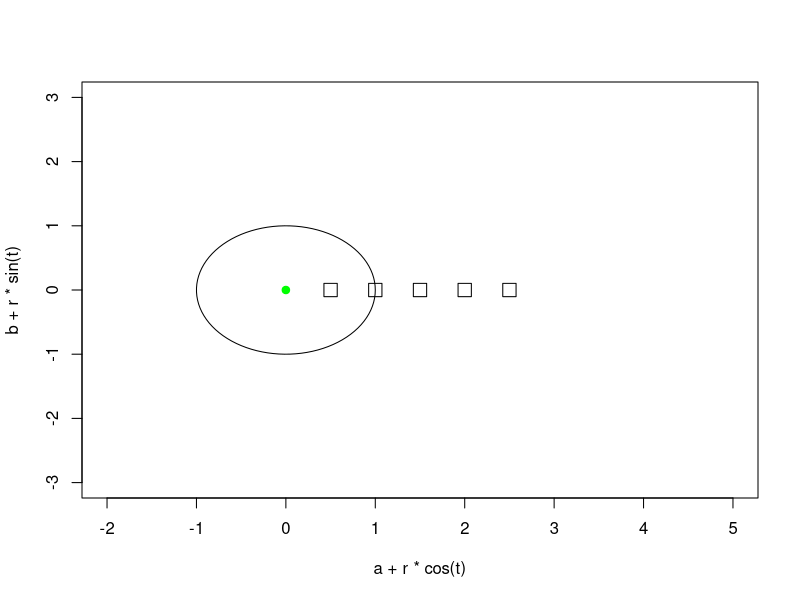

Reproduce this figure in R. (Note: this script raises an error after producing the figure.)
mean
methods(mean)

objeto1<-c(30,1,2,3)
class(objeto1)
mean(objeto1)


datas<- c("30/01/14", "01/02/14", "02/02/14", "03/02/14")
objeto2<-as.Date(datas, "%d/%m/%y")
class(objeto2)
mean(objeto2)

methods(plot)


#Parametros para desenhar um circulo.
#a e b são o ponto central, r é o raio e t é a variavel parametrica que vai de 0 a 2pi
t<-seq(0, 2*pi, length = 100)
r<-1
a<-0
b<-0

plot(a+r*cos(t),b+r*sin(t),type="l",xlim=c(-2,5),ylim=c(-3,3))
points(0,0,pch=19,col="green")
points(c(0.5,1,1.5,2,2.5),rep(0,5),pch=22,cex=2)

methods(class = "ArmadilhaDeSementes")

ArmadilhaDeSementes <- function(distancias, contagem.sementes, area.armadilha = 0.0001) {
    if (length(distancias) != length(contagem.sementes))
        stop("Quantidade de distancias e contagens é diferente.")
    if (length(area.armadilha) != 1) stop("Area da armadilha é ambigua.")
    ArmadilhaDeSementes <- list(distancias = distancias,
                         contagem.sementes = contagem.sementes,
                         area.armadilha = area.armadilha)
    class(ArmadilhaDeSementes) <- "ArmadilhaDeSementes"
    return(ArmadilhaDeSementes)
}

print.ArmadilhaDeSementes <- function(objeto, ...) {
    cat(paste("Distâncias: ",paste(objeto$distancias,collapse=", "),"\n"))
    cat(paste("Contagens : ",paste(objeto$contagem.sementes,collapse=", "),"\n"))
    cat(paste("Area da armadilha: ",objeto$area.armadilha,"\n"))
}

mean.ArmadilhaDeSementes <- function(x, ...) {
    return(weighted.mean(x$distancias, w = x$contagem.sementes))
}

methods(class = "ArmadilhaDeSementes")
methods(mean)
methods(print)

s1 <- ArmadilhaDeSementes(distancias = 1:4, contagem.sementes = c(4, 3, 2, 0))
s1
mean(s1)

class(s1)

is.list(s1)

s1[[1]]

help("::")
envir

search()

iris

detach("package:datasets", unload=TRUE)
search()

iris

datasets::iris

